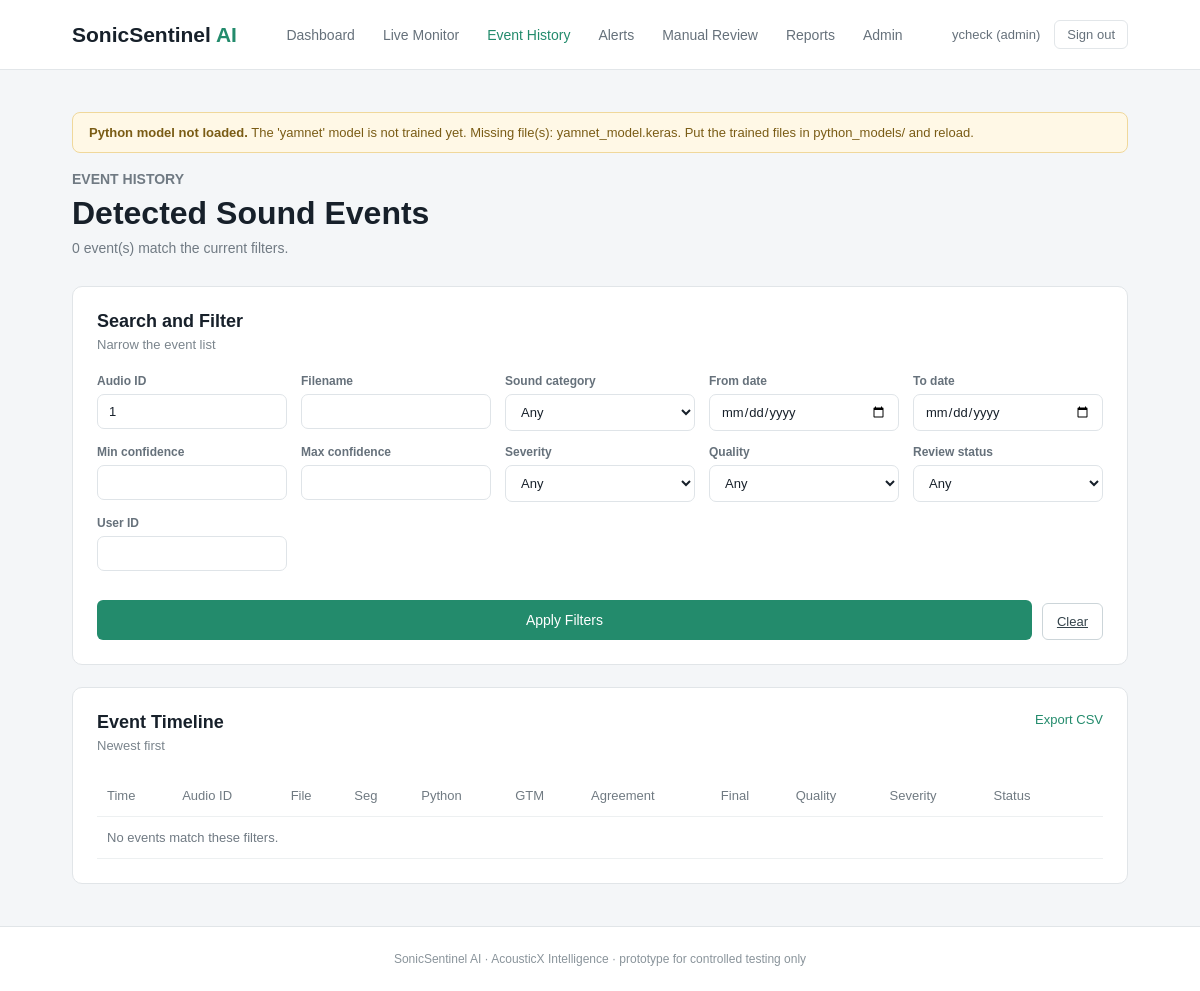
Page /event-history?audio_id=1 (signed in) on the earlier database version.
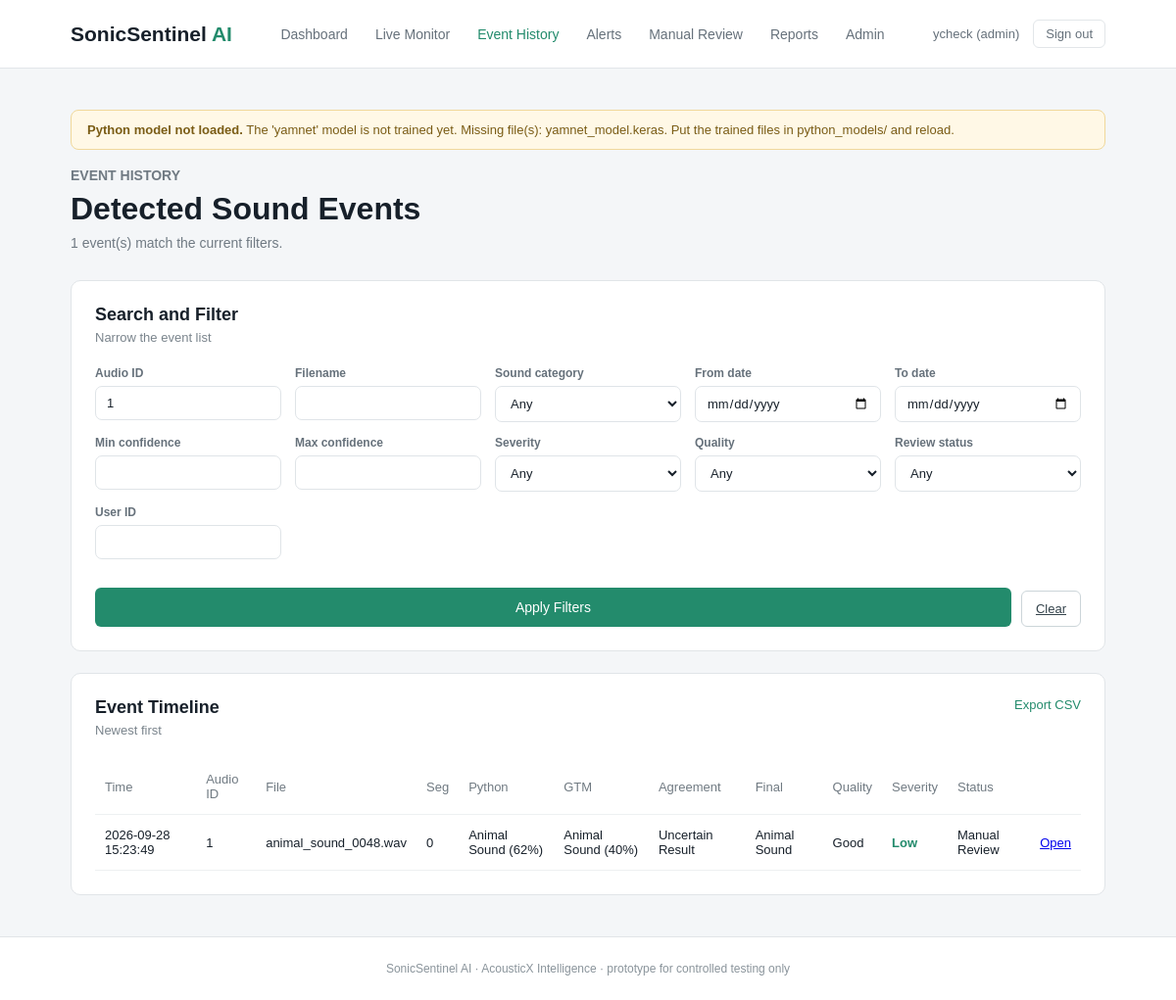
Same page on the later database version.
### tables this page shows
CREATE TABLE users (
        user_id INTEGER PRIMARY KEY,
        username TEXT NOT NULL UNIQUE,
        password_hash TEXT NOT NULL,
        role TEXT NOT NULL
            CHECK (role IN ('user', 'reviewer', 'operator', 'maintenance', 'admin')),
        full_name TEXT,
        email TEXT,
        created_at TEXT NOT NULL DEFAULT CURRENT_TIMESTAMP
    );

CREATE TABLE detections (
        detection_id INTEGER PRIMARY KEY,
        audio_id INTEGER,
        segment_index INTEGER NOT NULL DEFAULT 0,
        start_sec REAL,
        end_sec REAL,

        python_class TEXT,
        python_scores TEXT,
        python_confidence REAL,
        python_model_version TEXT,

        gtm_class TEXT,
        gtm_scores TEXT,
        gtm_confidence REAL,
        gtm_model_version TEXT,

        agreement_status TEXT,
        confidence_difference REAL,
        top_two_margin REAL,
        overlapping_classes TEXT,

        quality TEXT,
        quality_notes TEXT,
        noise_level REAL,

        final_class TEXT,
        confidence_level TEXT,
        severity TEXT,
        alert_status TEXT,
        recommended_action TEXT,
        manual_review_required INTEGER NOT NULL DEFAULT 0,
        manual_review_reason TEXT,
        status TEXT NOT NULL DEFAULT 'Classified',
        reviewer_decision TEXT,

        waveform_path TEXT,
        spectrogram_path TEXT,

        created_at TEXT NOT NULL DEFAULT CURRENT_TIMESTAMP,

        FOREIGN KEY (audio_id) REFERENCES audio_files(audio_id)
    );

CREATE TABLE audio_files (
        audio_id INTEGER PRIMARY KEY,
        uploaded_by INTEGER,
        filename TEXT NOT NULL,
        stored_path TEXT NOT NULL,
        file_hash TEXT NOT NULL,
        fingerprint TEXT,
        audio_format TEXT,
        duration_sec REAL,
        sample_rate INTEGER,
        channels INTEGER,
        bit_depth INTEGER,
        file_size INTEGER,
        source_kind TEXT NOT NULL DEFAULT 'upload',
        augmentation_type TEXT,
        uploaded_at TEXT NOT NULL DEFAULT CURRENT_TIMESTAMP,

        FOREIGN KEY (uploaded_by) REFERENCES users(user_id)
    );

### app.py (the view)
@app.route("/event-history")
def event_history():
    user = current_user()
    if user is None:
        return redirect(url_for("login"))
    filters = {
        "audio_id": request.args.get("audio_id", type=int),
        "filename": (request.args.get("filename") or "").strip(),
        "sound_class": request.args.get("sound_class") or "",
        "date_from": request.args.get("date_from") or "",
        "date_to": request.args.get("date_to") or "",
        "min_confidence": request.args.get("min_confidence", type=float),
        "max_confidence": request.args.get("max_confidence", type=float),
        "severity": request.args.get("severity") or "",
        "quality": request.args.get("quality") or "",
        "status": request.args.get("status") or "",
        "user_id": request.args.get("user_id", type=int),
    }
    context = page_context()
    context["user"] = user
    return render_template(
        "event_history.html",
        detections=database.search_detections(filters),
        filters=filters,
        **context,
    )

### app.py (called while the page is built, shortened)
def current_user():
    user_id = session.get("user_id")
    if not user_id:
        return None
    return database.get_user(user_id)

def gtm_ready():
    model_file = os.path.join("gtm_model", "model.json")
    return bool(GTM_MODEL_URL) or os.path.exists(model_file)

def encoder_classes():
    import joblib
    path = os.path.join("python_models", LABEL_ENCODER_FILE)
    return [str(c) for c in joblib.load(path).classes_]

def gtm_label_check():
    meta = os.path.join("gtm_model", "metadata.json")
    if not os.path.exists(meta):
        return None
    try:
        with open(meta) as handle:
            labels = json.load(handle).get("labels")
    except ValueError as error:
        return f"gtm_model/metadata.json could not be read: {error}"
    try:
        expected = encoder_classes()
    except Exception as error:
        return f"label_encoder.pkl could not be read: {error}"

def gtm_info():
    source = GTM_MODEL_URL or "/gtm_model/"
    problem = gtm_label_check()
    if problem:
        message = problem
    elif gtm_ready():
        message = "The browser model is loaded in the browser."
    else:
        message = (
            "No browser model found. Put model.json, the weight shard and "
            "metadata.json in gtm_model/, or set the GTM_MODEL_URL environment variable."
        )
    try:
        classes = encoder_classes()
    except Exception:
        classes = list(CLASSES)
    return {
        "ready": gtm_ready() and not problem,
        "source": source,
        "version": GTM_MODEL_VERSION,
        "classes": classes,
        "message": message,
    }

def page_context():
    user = current_user()
    return {
        "user": user,
        "classes": CLASSES,
        "class_names": {name: display_name(name) for name in CLASSES},
        "severities": ["Informational", "Low", "Medium", "High", "Critical"],
        "qualities": ["Good", "Acceptable", "Poor", "Unusable"],
        "statuses": EVENT_STATUSES,
        "model_status": python_model.model_status(),
        "gtm": gtm_info(),
    }

### config/config.py (called while the page is built)
def display_name(class_id):
    return CLASS_NAMES.get(class_id, class_id)

def selected_model_name():
    try:
        with open(SELECTION_FILE) as handle:
            chosen = json.load(handle).get("selected")
    except (OSError, ValueError):
        return None
    return chosen if chosen in PYTHON_MODELS else None

### src/python_model.py (called while the page is built)
def active_model_name():
    return selected_model_name() or ACTIVE_PYTHON_MODEL

### templates/event_history.html (shortened to what this page needs)
{% extends "base.html" %}
{% set active_page = 'history' %}
{% block content %}
<section class="page-heading">
    <div>
        <p class="small-title">EVENT HISTORY</p>
        <h1>Detected Sound Events</h1>
        <p>{{ detections|length }} event(s) match the current filters.</p>
    </div>
</section>
<section class="card">
    <div class="card-heading">
        <div>
            <h2>Search and Filter</h2>
            <p>Narrow the event list</p>
        </div>
    </div>
    <form method="GET" class="filter-form">
        <label>Audio ID
            <input type="number" name="audio_id" value="{{ filters.audio_id or '' }}">
        </label>
        <label>Filename
            <input type="text" name="filename" value="{{ filters.filename }}">
        </label>
        <label>Sound category
            <select name="sound_class">
                <option value="">Any</option>
            </select>
        </label>
        <label>From date
            <input type="date" name="date_from" value="{{ filters.date_from }}">
        </label>
        <label>To date
            <input type="date" name="date_to" value="{{ filters.date_to }}">
        </label>
        <label>Min confidence
            <input type="number" name="min_confidence" step="0.05" min="0" max="1"
                   value="{{ filters.min_confidence if filters.min_confidence is not none else '' }}">
        </label>
        <label>Max confidence
            <input type="number" name="max_confidence" step="0.05" min="0" max="1"
                   value="{{ filters.max_confidence if filters.max_confidence is not none else '' }}">
        </label>
        <label>Severity
            <select name="severity">
                <option value="">Any</option>
            </select>
        </label>
        <label>Quality
            <select name="quality">
                <option value="">Any</option>
            </select>
        </label>
        <label>Review status
            <select name="status">
                <option value="">Any</option>
            </select>
        </label>
        <label>User ID
            <input type="number" name="user_id" value="{{ filters.user_id or '' }}">
        </label>
        <div class="filter-buttons">
            <button type="submit" class="main-button small-button">Apply Filters</button>
            <a class="secondary-button" href="{{ url_for('event_history') }}">Clear</a>
        </div>
    </form>
</section>
<section class="card events-card">
    <div class="card-heading">
        <div>
            <h2>Event Timeline</h2>
            <p>Newest first</p>
        </div>
        {% if user['role'] == 'admin' %}
        <a class="view-link" href="{{ url_for('export_detections') }}">Export CSV</a>
        {% endif %}
    </div>
    <div class="table-wrapper">
        <table>
            <thead>
                <tr>
                    <th>Time</th>
                    <th>Audio ID</th>
                    <th>File</th>
                    <th>Seg</th>
                    <th>Python</th>
                    <th>GTM</th>
                    <th>Agreement</th>
                    <th>Final</th>
                    <th>Quality</th>
                    <th>Severity</th>
                    <th>Status</th>
                    <th></th>
                </tr>
            </thead>
            <tbody>
                {% for row in detections %}
                <tr>
                    <td>{{ row['created_at'] }}</td>
                    <td>{{ row['audio_id'] }}</td>
                    <td>{{ row['filename'] or '—' }}</td>
                    <td>{{ row['segment_index'] }}</td>
                    <td>
                        {{ display_name(row['python_class'] or 'unknown') }}
                        {% if row['python_confidence'] is not none %}
                            ({{ '%.0f'|format(row['python_confidence'] * 100) }}%)
                        {% endif %}
                    </td>
                    <td>
                        {% if row['gtm_class'] %}
                            {{ display_name(row['gtm_class']) }}
                            ({{ '%.0f'|format(row['gtm_confidence'] * 100) }}%)
                        {% else %}—{% endif %}
                    </td>
                    <td>{{ row['agreement_status'] or '—' }}</td>
                    <td>{{ display_name(row['final_class'] or 'unknown') }}</td>
                    <td>{{ row['quality'] or '—' }}</td>
                    <td><span class="severity-{{ (row['severity'] or 'low')|lower }}">{{ row['severity'] }}</span></td>
                    <td>{{ row['status'] }}</td>
                    <td><a href="{{ url_for('detection_detail', detection_id=row['detection_id']) }}">Open</a></td>
                </tr>
                {% else %}
                <tr><td colspan="12" class="muted">No events match these filters.</td></tr>
                {% endfor %}
            </tbody>
        </table>
    </div>
</section>
{% endblock %}

### templates/base.html (shortened to what this page needs)
<!DOCTYPE html>
<html lang="en">
<head>
    <link rel="stylesheet" href="{{ url_for('static', filename='style.css') }}">
</head>
<body>
<header class="navbar">
    <div class="logo">
        SonicSentinel <span>AI</span>
    </div>
    {% if user %}
    <nav>
        <a href="{{ url_for('dashboard') }}" class="{% if active_page == 'dashboard' %}active{% endif %}">Dashboard</a>
        <a href="{{ url_for('live') }}" class="{% if active_page == 'live' %}active{% endif %}">Live Monitor</a>
        <a href="{{ url_for('event_history') }}" class="{% if active_page == 'history' %}active{% endif %}">Event History</a>
        <a href="{{ url_for('alerts') }}" class="{% if active_page == 'alerts' %}active{% endif %}">Alerts</a>
        <a href="{{ url_for('manual_review') }}" class="{% if active_page == 'review' %}active{% endif %}">Manual Review</a>
        <a href="{{ url_for('reports') }}" class="{% if active_page == 'reports' %}active{% endif %}">Reports</a>
        {% if user['role'] == 'admin' %}
        <a href="{{ url_for('admin') }}" class="{% if active_page == 'admin' %}active{% endif %}">Admin</a>
        {% endif %}
    </nav>
    <div class="user-box">
        <a href="{{ url_for('profile') }}">{{ user['username'] }} ({{ user['role'] }})</a>
        <a href="{{ url_for('logout') }}" class="logout-link">Sign out</a>
    </div>
    {% endif %}
</header>
<main class="container">
    {% if model_status and not model_status.available %}
    <div class="notice-box">
        <strong>Python model not loaded.</strong> {{ model_status.message }}
    </div>
    {% endif %}
    {% block content %}{% endblock %}
</main>
<footer>
    <p>SonicSentinel AI · AcousticX Intelligence · prototype for controlled testing only</p>
</footer>
</body>
</html>

### static/style.css (style rules this page uses)
* { margin: 0; padding: 0; box-sizing: border-box; }
body { font-family: Arial, sans-serif; background: #f4f6f8; color: #17202a; }
.navbar { height: 70px; background: #ffffff; border-bottom: 1px solid #e2e6e9; display: flex; align-items: center; justify-content: space-between; padding: 0 6%; }
.logo { font-size: 21px; font-weight: 700; }
.logo span { color: #238b6c; }
nav { display: flex; gap: 28px; }
nav a { text-decoration: none; color: #66717b; font-size: 14px; }
nav a:hover, nav a.active { color: #238b6c; }
.container { width: 88%; max-width: 1250px; margin: 0 auto; padding: 42px 0; }
.page-heading { display: flex; justify-content: space-between; align-items: center; margin-bottom: 30px; }
.small-title { color: #238b6c; font-size: 12px; font-weight: 700; margin-bottom: 8px; }
.page-heading h1 { font-size: 32px; margin-bottom: 8px; }
.page-heading p { color: #707a83; font-size: 14px; }
.card { background: #ffffff; border: 1px solid #e1e5e8; border-radius: 10px; padding: 24px; }
.card-heading { display: flex; align-items: flex-start; justify-content: space-between; margin-bottom: 22px; }
.card-heading h2 { font-size: 18px; margin-bottom: 5px; }
.card-heading p { color: #7a848c; font-size: 13px; }
.main-button { width: 100%; border: none; background: #238b6c; color: white; padding: 12px; border-radius: 6px; margin-top: 15px; font-size: 14px; cursor: pointer; }
.secondary-button { border: 1px solid #ccd5d9; background: #ffffff; color: #34434b; padding: 10px 14px; border-radius: 6px; font-size: 13px; cursor: pointer; }
.small-button { margin-top: 15px; }
.events-card { margin-top: 22px; }
.view-link { color: #238b6c; text-decoration: none; font-size: 13px; }
.table-wrapper { overflow-x: auto; }
table { width: 100%; border-collapse: collapse; }
th, td { padding: 13px 10px; text-align: left; border-bottom: 1px solid #edf0f1; font-size: 13px; }
th { color: #707a82; font-weight: 500; }
footer { text-align: center; padding: 25px; color: #8a949b; font-size: 12px; border-top: 1px solid #e1e5e8; background: #ffffff; }
.user-box { display: flex; gap: 14px; align-items: center; font-size: 13px; }
.user-box a { color: #66717b; text-decoration: none; }
.logout-link { border: 1px solid #e2e6e9; padding: 6px 12px; border-radius: 6px; }
.notice-box { background: #fff8e6; border: 1px solid #f0d89b; color: #7a5c15; padding: 12px 16px; border-radius: 8px; font-size: 13px; margin-bottom: 18px; }
.filter-form { display: grid; grid-template-columns: repeat(auto-fit, minmax(190px, 1fr)); gap: 14px; margin-top: 6px; }
.filter-form label, .review-form label, .auth-card label { display: block; font-size: 12px; color: #66717b; font-weight: 600; }
.filter-form input, .filter-form select, .review-form input, .review-form select, .auth-card input, .auth-card select { width: 100%; margin-top: 6px; padding: 9px 11px; border: 1px solid #dfe4e8; border-radius: 7px; font-size: 13px; font-family: inherit; background: #ffffff; color: #17202a; }
.filter-buttons { display: flex; gap: 10px; align-items: flex-end; grid-column: 1 / -1; }
.severity-low { color: #238b6c; font-weight: 600; }

Differences in the rows shown:
added detections: created_at "2026-09-28 15:23:49", audio_id "1", filename "animal_sound_0048.wav", segment_index "0", python_class "Animal Sound", row['python_confidence']*100 "62", gtm_class "Animal Sound", row['gtm_confidence']*100 "40", agreement_status "Uncertain Result", final_class "Animal Sound", quality "Good", severity "Low", status "Manual Review"
Other differences:
{{ detections|length }}: "0" → "1"
text no longer shown: "No events match these filters."
